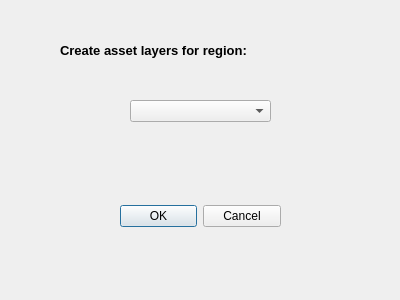
<?xml version="1.0" encoding="UTF-8"?>
<ui version="4.0">
 <class>CreateRegionAssetsDialog</class>
 <widget class="QDialog" name="CreateRegionAssetsDialog">
  <property name="geometry">
   <rect>
    <x>0</x>
    <y>0</y>
    <width>400</width>
    <height>300</height>
   </rect>
  </property>
  <property name="windowTitle">
   <string>Create asset layers</string>
  </property>
  <widget class="QDialogButtonBox" name="buttonBox">
   <property name="geometry">
    <rect>
     <x>120</x>
     <y>200</y>
     <width>161</width>
     <height>32</height>
    </rect>
   </property>
   <property name="orientation">
    <enum>Qt::Horizontal</enum>
   </property>
   <property name="standardButtons">
    <set>QDialogButtonBox::Cancel|QDialogButtonBox::Ok</set>
   </property>
  </widget>
  <widget class="QComboBox" name="cbx_regions">
   <property name="geometry">
    <rect>
     <x>130</x>
     <y>100</y>
     <width>141</width>
     <height>22</height>
    </rect>
   </property>
  </widget>
  <widget class="QLabel" name="label">
   <property name="geometry">
    <rect>
     <x>60</x>
     <y>35</y>
     <width>321</width>
     <height>31</height>
    </rect>
   </property>
   <property name="font">
    <font>
     <pointsize>10</pointsize>
     <weight>75</weight>
     <bold>true</bold>
    </font>
   </property>
   <property name="text">
    <string>Create asset layers for region:</string>
   </property>
  </widget>
 </widget>
 <resources/>
 <connections>
  <connection>
   <sender>buttonBox</sender>
   <signal>accepted()</signal>
   <receiver>CreateRegionAssetsDialog</receiver>
   <slot>accept()</slot>
   <hints>
    <hint type="sourcelabel">
     <x>248</x>
     <y>254</y>
    </hint>
    <hint type="destinationlabel">
     <x>157</x>
     <y>274</y>
    </hint>
   </hints>
  </connection>
  <connection>
   <sender>buttonBox</sender>
   <signal>rejected()</signal>
   <receiver>CreateRegionAssetsDialog</receiver>
   <slot>reject()</slot>
   <hints>
    <hint type="sourcelabel">
     <x>316</x>
     <y>260</y>
    </hint>
    <hint type="destinationlabel">
     <x>286</x>
     <y>274</y>
    </hint>
   </hints>
  </connection>
 </connections>
</ui>
